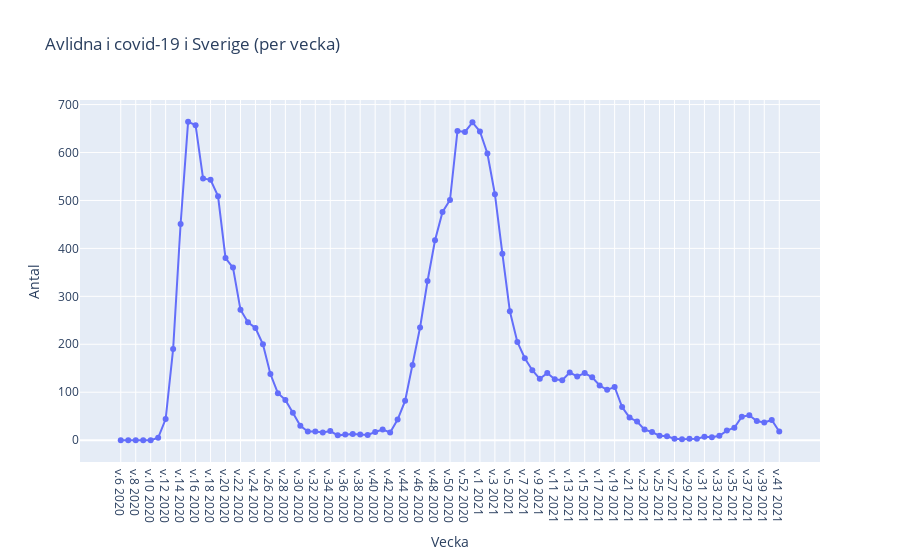

Notebook cell for this chart:
### Code cell
fig = create_plotly_linefig("Antal_avlidna_vecka", "Antal", "Avlidna i covid-19 i Sverige (per vecka)")
fig.show()
fig.write_html("Visualiseringar/deceased_per_week.html")
